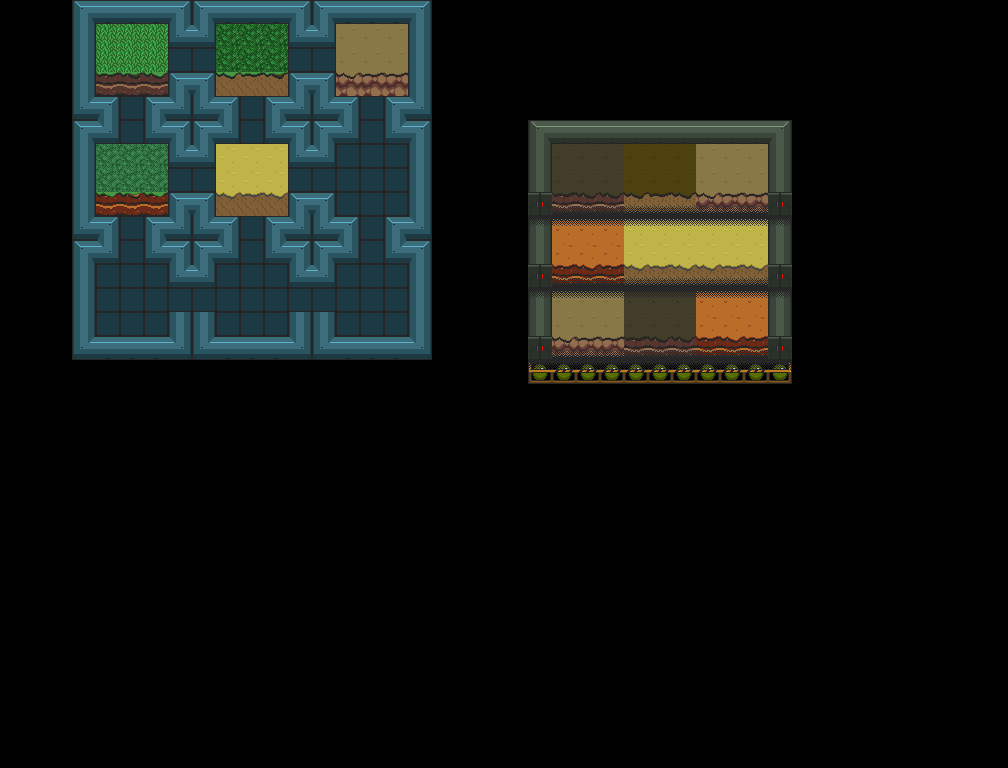

Rendered tile map (Tiled .tmx) drawn with the repository's tilesets; below, a short description and the map source with its tile grids summarised:
An orthogonal 42x32 tile map with 24x24 px tiles, 6 tile layers (Floor, Niche, Producer, Equipment, ...), 3 tilesets.

<map version="1.0" orientation="orthogonal" renderorder="right-down" width="42" height="32" tilewidth="24" tileheight="24" nextobjectid="1">
 <tileset firstgid="1" name="sf_world" tilewidth="24" tileheight="24" tilecount="1435" columns="35">
  <image source="../res/oryx_16bit_scifi_world_trans.png" width="840" height="984" />
 </tileset>
 <tileset firstgid="1436" name="soil" tilewidth="72" tileheight="72" tilecount="5" columns="5">
  <image source="../res/soil.png" width="360" height="72" />
 </tileset>
 <tileset firstgid="1441" name="grass" tilewidth="72" tileheight="72" tilecount="3" columns="3">
  <image source="../res/grass.png" width="216" height="72" />
 </tileset>
 <layer name="Floor" width="42" height="32">
  <data>[1344 cells, 116 non-empty, 2 distinct tile ids]</data>
 </layer>
 <layer name="Niche" width="42" height="32">
  <data>[1344 cells, 5 non-empty, 5 distinct tile ids]</data>
 </layer>
 <layer name="Producer" width="42" height="32">
  <data>[1344 cells, 3 non-empty, 3 distinct tile ids]</data>
 </layer>
 <layer name="Equipment" width="42" height="32">
  <data>[1344 cells, 20 non-empty, 8 distinct tile ids]</data>
 </layer>
 <layer name="Walls" width="42" height="32">
  <data>[1344 cells, 149 non-empty, 11 distinct tile ids]</data>
 </layer>
 <layer name="Shadow" width="42" height="32">
  <data>[1344 cells, 60 non-empty, 2 distinct tile ids]</data>
 </layer>
</map>